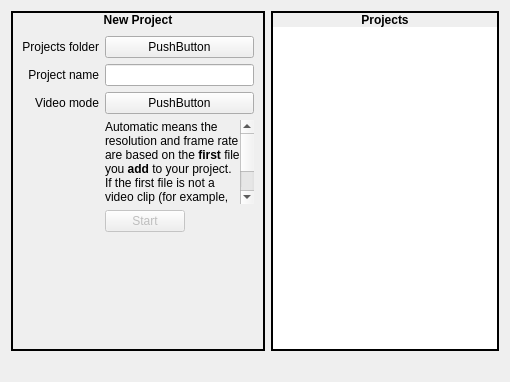
<?xml version="1.0" encoding="UTF-8"?>
<ui version="4.0">
 <class>NewProjectFolder</class>
 <widget class="QWidget" name="NewProjectFolder">
  <property name="geometry">
   <rect>
    <x>0</x>
    <y>0</y>
    <width>510</width>
    <height>382</height>
   </rect>
  </property>
  <property name="minimumSize">
   <size>
    <width>320</width>
    <height>180</height>
   </size>
  </property>
  <property name="windowTitle">
   <string>Form</string>
  </property>
  <property name="whatsThis">
   <string notr="true">https://forum.bossa.org/t/new-project/12978/1</string>
  </property>
  <layout class="QGridLayout" name="gridLayout_2">
   <item row="0" column="1">
    <widget class="QFrame" name="frame_2">
     <property name="sizePolicy">
      <sizepolicy hsizetype="Preferred" vsizetype="Preferred">
       <horstretch>0</horstretch>
       <verstretch>1</verstretch>
      </sizepolicy>
     </property>
     <property name="frameShape">
      <enum>QFrame::Shape::Box</enum>
     </property>
     <property name="lineWidth">
      <number>2</number>
     </property>
     <layout class="QVBoxLayout" name="verticalLayout_2">
      <property name="spacing">
       <number>0</number>
      </property>
      <property name="leftMargin">
       <number>0</number>
      </property>
      <property name="topMargin">
       <number>0</number>
      </property>
      <property name="rightMargin">
       <number>0</number>
      </property>
      <property name="bottomMargin">
       <number>0</number>
      </property>
      <item>
       <widget class="QLabel" name="newProjectLabel_2">
        <property name="font">
         <font>
          <bold>true</bold>
         </font>
        </property>
        <property name="text">
         <string>Projects</string>
        </property>
        <property name="alignment">
         <set>Qt::AlignmentFlag::AlignCenter</set>
        </property>
        <property name="margin">
         <number>4</number>
        </property>
       </widget>
      </item>
      <item>
       <widget class="QWidget" name="widget_2" native="true">
        <layout class="QVBoxLayout" name="verticalLayout_3">
         <property name="leftMargin">
          <number>0</number>
         </property>
         <property name="topMargin">
          <number>0</number>
         </property>
         <property name="rightMargin">
          <number>0</number>
         </property>
         <property name="bottomMargin">
          <number>0</number>
         </property>
         <item>
          <widget class="QListView" name="recentListView">
           <property name="contextMenuPolicy">
            <enum>Qt::ContextMenuPolicy::CustomContextMenu</enum>
           </property>
           <property name="frameShape">
            <enum>QFrame::Shape::NoFrame</enum>
           </property>
           <property name="editTriggers">
            <set>QAbstractItemView::EditTrigger::NoEditTriggers</set>
           </property>
           <property name="alternatingRowColors">
            <bool>true</bool>
           </property>
           <property name="spacing">
            <number>2</number>
           </property>
          </widget>
         </item>
        </layout>
       </widget>
      </item>
     </layout>
    </widget>
   </item>
   <item row="0" column="0">
    <widget class="QFrame" name="frame">
     <property name="frameShape">
      <enum>QFrame::Shape::Panel</enum>
     </property>
     <property name="lineWidth">
      <number>2</number>
     </property>
     <layout class="QVBoxLayout" name="verticalLayout">
      <property name="spacing">
       <number>0</number>
      </property>
      <property name="leftMargin">
       <number>0</number>
      </property>
      <property name="topMargin">
       <number>0</number>
      </property>
      <property name="rightMargin">
       <number>0</number>
      </property>
      <property name="bottomMargin">
       <number>0</number>
      </property>
      <item>
       <widget class="QLabel" name="newProjectLabel">
        <property name="font">
         <font>
          <bold>true</bold>
         </font>
        </property>
        <property name="text">
         <string>New Project</string>
        </property>
        <property name="alignment">
         <set>Qt::AlignmentFlag::AlignCenter</set>
        </property>
        <property name="margin">
         <number>4</number>
        </property>
       </widget>
      </item>
      <item>
       <widget class="QWidget" name="widget" native="true">
        <layout class="QGridLayout" name="gridLayout" rowstretch="0,0,0,0,0,4">
         <item row="0" column="0">
          <widget class="QLabel" name="label">
           <property name="text">
            <string>Projects folder</string>
           </property>
           <property name="alignment">
            <set>Qt::AlignmentFlag::AlignRight|Qt::AlignmentFlag::AlignTrailing|Qt::AlignmentFlag::AlignVCenter</set>
           </property>
          </widget>
         </item>
         <item row="5" column="1">
          <spacer name="verticalSpacer_2">
           <property name="orientation">
            <enum>Qt::Orientation::Vertical</enum>
           </property>
           <property name="sizeHint" stdset="0">
            <size>
             <width>20</width>
             <height>20</height>
            </size>
           </property>
          </spacer>
         </item>
         <item row="2" column="1">
          <widget class="QPushButton" name="videoModeButton">
           <property name="maximumSize">
            <size>
             <width>250</width>
             <height>16777215</height>
            </size>
           </property>
           <property name="text">
            <string>PushButton</string>
           </property>
          </widget>
         </item>
         <item row="0" column="1">
          <widget class="QPushButton" name="projectsFolderButton">
           <property name="maximumSize">
            <size>
             <width>500</width>
             <height>16777215</height>
            </size>
           </property>
           <property name="toolTip">
            <string>This is the folder to contain Bossa project folders.
A folder will be created in this folder for each project.</string>
           </property>
           <property name="text">
            <string>PushButton</string>
           </property>
          </widget>
         </item>
         <item row="1" column="1">
          <widget class="QLineEdit" name="projectNameLineEdit">
           <property name="maximumSize">
            <size>
             <width>500</width>
             <height>16777215</height>
            </size>
           </property>
           <property name="toolTip">
            <string>A folder with this name will be created containing
a project file with the same name.</string>
           </property>
          </widget>
         </item>
         <item row="4" column="1">
          <layout class="QHBoxLayout" name="horizontalLayout">
           <item>
            <widget class="QPushButton" name="startButton">
             <property name="enabled">
              <bool>false</bool>
             </property>
             <property name="text">
              <string>Start</string>
             </property>
            </widget>
           </item>
           <item>
            <spacer name="horizontalSpacer">
             <property name="orientation">
              <enum>Qt::Orientation::Horizontal</enum>
             </property>
             <property name="sizeHint" stdset="0">
              <size>
               <width>40</width>
               <height>20</height>
              </size>
             </property>
            </spacer>
           </item>
          </layout>
         </item>
         <item row="2" column="0">
          <widget class="QLabel" name="label_3">
           <property name="text">
            <string>Video mode</string>
           </property>
           <property name="alignment">
            <set>Qt::AlignmentFlag::AlignRight|Qt::AlignmentFlag::AlignTrailing|Qt::AlignmentFlag::AlignVCenter</set>
           </property>
          </widget>
         </item>
         <item row="1" column="0">
          <widget class="QLabel" name="label_2">
           <property name="text">
            <string>Project name</string>
           </property>
           <property name="alignment">
            <set>Qt::AlignmentFlag::AlignRight|Qt::AlignmentFlag::AlignTrailing|Qt::AlignmentFlag::AlignVCenter</set>
           </property>
          </widget>
         </item>
         <item row="3" column="1">
          <widget class="QScrollArea" name="scrollArea">
           <property name="sizePolicy">
            <sizepolicy hsizetype="Expanding" vsizetype="MinimumExpanding">
             <horstretch>0</horstretch>
             <verstretch>1</verstretch>
            </sizepolicy>
           </property>
           <property name="frameShape">
            <enum>QFrame::Shape::NoFrame</enum>
           </property>
           <property name="horizontalScrollBarPolicy">
            <enum>Qt::ScrollBarPolicy::ScrollBarAlwaysOff</enum>
           </property>
           <property name="sizeAdjustPolicy">
            <enum>QAbstractScrollArea::SizeAdjustPolicy::AdjustToContents</enum>
           </property>
           <property name="widgetResizable">
            <bool>true</bool>
           </property>
           <widget class="QWidget" name="scrollAreaWidgetContents">
            <property name="geometry">
             <rect>
              <x>0</x>
              <y>0</y>
              <width>164</width>
              <height>264</height>
             </rect>
            </property>
            <layout class="QHBoxLayout" name="horizontalLayout_2">
             <property name="leftMargin">
              <number>0</number>
             </property>
             <property name="topMargin">
              <number>0</number>
             </property>
             <property name="rightMargin">
              <number>0</number>
             </property>
             <property name="bottomMargin">
              <number>0</number>
             </property>
             <item>
              <widget class="QLabel" name="label_4">
               <property name="text">
                <string>Automatic means the resolution and frame rate are based on the &lt;b&gt;first&lt;/b&gt; file you &lt;b&gt;add&lt;/b&gt; to your project. If the first file is not a video clip (for example, image or audio), then it will be 1920x1080p 25 fps.</string>
               </property>
               <property name="alignment">
                <set>Qt::AlignmentFlag::AlignLeading|Qt::AlignmentFlag::AlignLeft|Qt::AlignmentFlag::AlignTop</set>
               </property>
               <property name="wordWrap">
                <bool>true</bool>
               </property>
              </widget>
             </item>
            </layout>
           </widget>
          </widget>
         </item>
        </layout>
       </widget>
      </item>
     </layout>
    </widget>
   </item>
   <item row="1" column="0">
    <spacer name="verticalSpacer">
     <property name="orientation">
      <enum>Qt::Orientation::Vertical</enum>
     </property>
     <property name="sizeHint" stdset="0">
      <size>
       <width>20</width>
       <height>20</height>
      </size>
     </property>
    </spacer>
   </item>
  </layout>
  <action name="actionProfileAutomatic">
   <property name="checkable">
    <bool>true</bool>
   </property>
   <property name="checked">
    <bool>true</bool>
   </property>
   <property name="text">
    <string>Automatic</string>
   </property>
  </action>
  <action name="actionAddCustomProfile">
   <property name="text">
    <string>Add...</string>
   </property>
  </action>
  <action name="actionProfileRemove">
   <property name="text">
    <string>Remove...</string>
   </property>
  </action>
  <action name="actionRecentRemove">
   <property name="text">
    <string>Remove</string>
   </property>
   <property name="menuRole">
    <enum>QAction::MenuRole::NoRole</enum>
   </property>
  </action>
 </widget>
 <tabstops>
  <tabstop>projectsFolderButton</tabstop>
  <tabstop>projectNameLineEdit</tabstop>
  <tabstop>videoModeButton</tabstop>
  <tabstop>startButton</tabstop>
 </tabstops>
 <resources/>
 <connections/>
</ui>
